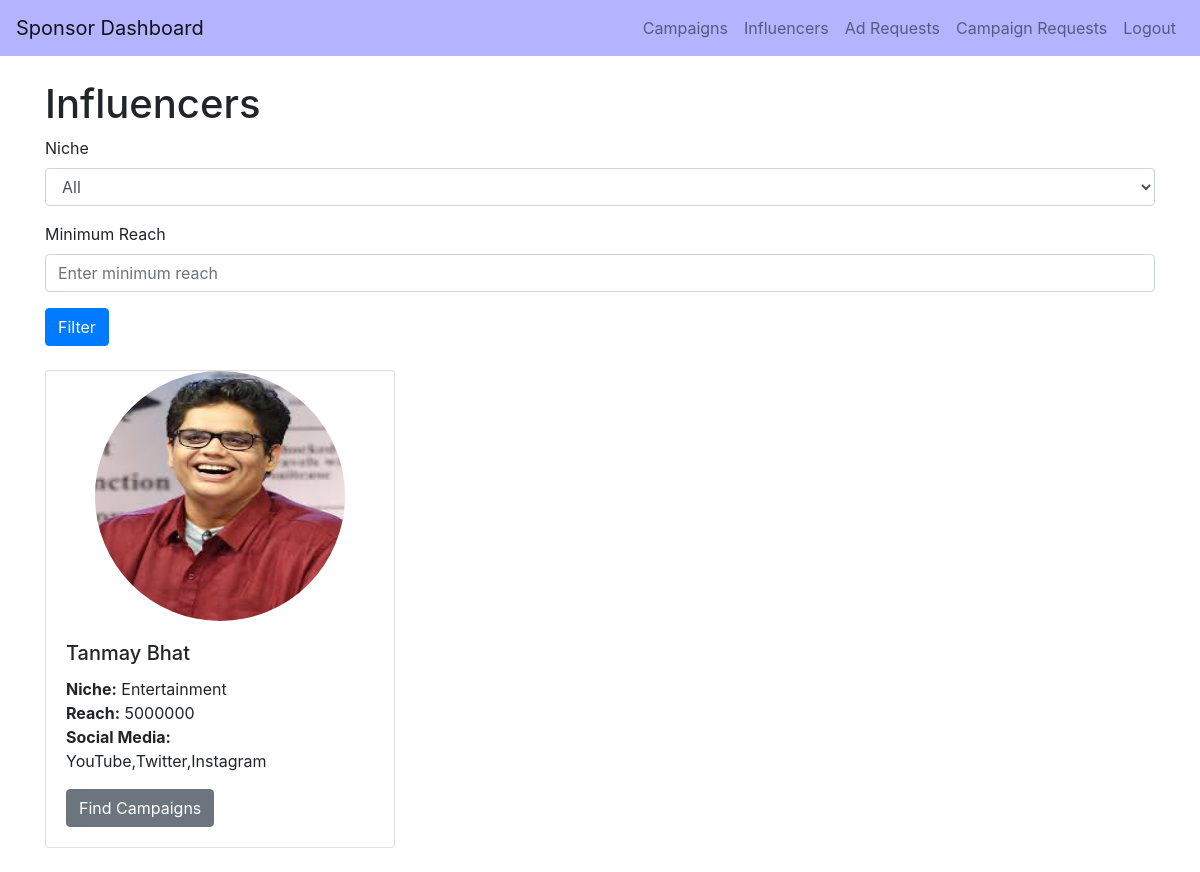
/sponsor_influencers/google_admin, run on an earlier commit of the app's database.
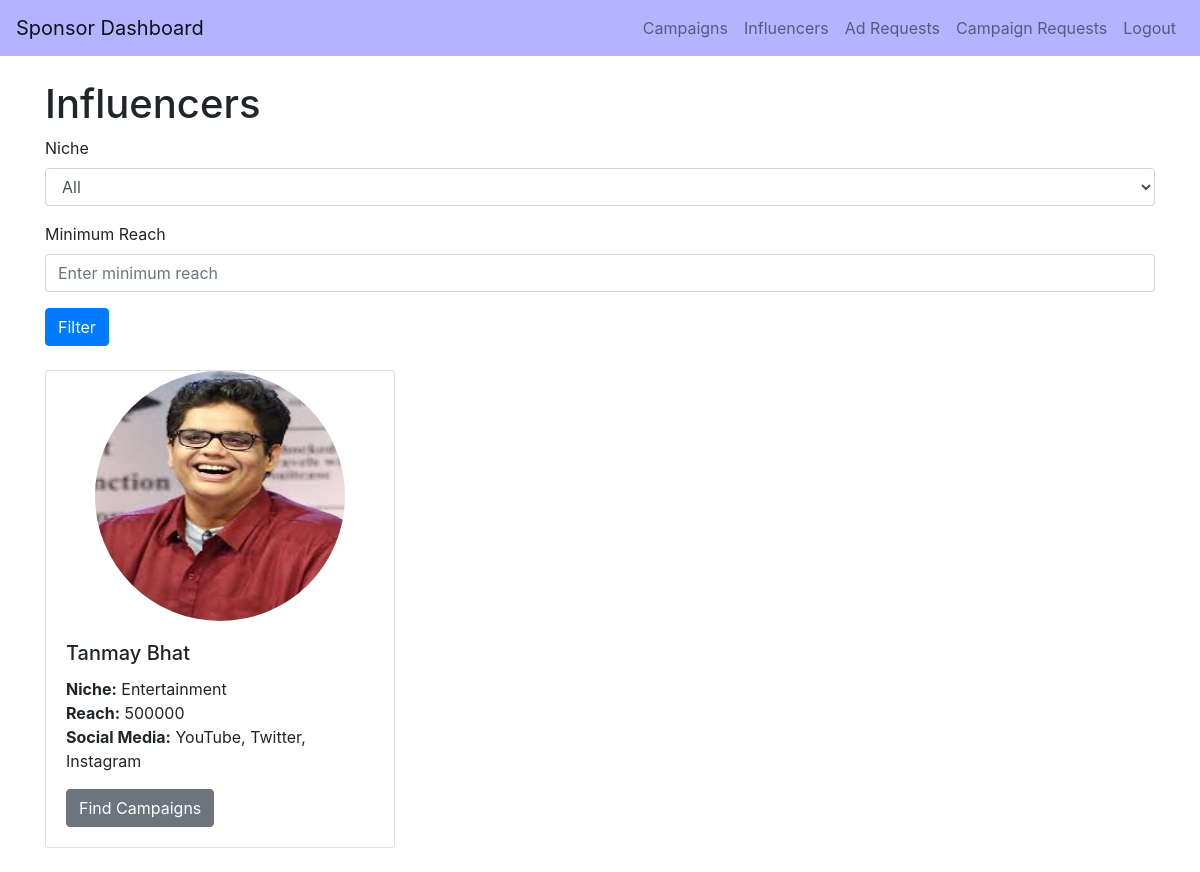
And on a later commit of the database.
### backend/models.py (models this page shows)
class Influencer(db.Model):
    __tablename__ = 'influencer'
    id = db.Column(db.Integer, primary_key=True)
    name = db.Column(db.String(100), nullable=False)
    email = db.Column(db.String(150), nullable=False)
    profile_picture = db.Column(db.String(150), nullable=True)
    niche = db.Column(db.String(50), nullable=False)
    reach = db.Column(db.Integer, nullable=False)
    user_id = db.Column(db.Integer, db.ForeignKey('user.id'), nullable=False)
    platform = db.Column(db.String(150), nullable=False)  # This will store the social media platforms as a comma-separated string
    flagged = db.Column(db.Boolean, default=False)
    user = db.relationship('User', backref='influencer_user', uselist=False)

### backend/controller.py (the view)
@app.route('/sponsor_influencers/<username>', methods=['GET'])
def sponsor_influencers(username):
    usr = User.query.filter_by(username=username).first()
    if usr and usr.role == 'sponsor':
        influencers = Influencer.query.all()
        filter_params = {
            'niche': request.args.get('niche'),
            'reach': request.args.get('reach')
        }
        if filter_params['niche']:
            influencers = [i for i in influencers if i.niche == filter_params['niche']]
        if filter_params['reach']:
            influencers = [i for i in influencers if i.reach >= int(filter_params['reach'])]
        return render_template('sponsor_influencers.html',
                               username=usr.username,
                               influencers=influencers)
    return redirect(url_for('login'))  # Redirect to login if not authorized

### templates/sponsor_influencers.html (shortened to what this page needs)
<!DOCTYPE html>
<html lang="en">
<head>
    <link href="https://stackpath.bootstrapcdn.com/bootstrap/4.5.2/css/bootstrap.min.css" rel="stylesheet">
</head>
<body>
    <nav class="navbar navbar-expand-lg navbar-light" style="background-color: #b3b3ff;">
        <a class="navbar-brand" href="/sponsor_dashboard/{{ username }}">Sponsor Dashboard</a>
        <div class="collapse navbar-collapse">
            <ul class="navbar-nav ml-auto">
                <li class="nav-item">
                    <a class="nav-link" href="/sponsor_campaigns/{{ username }}">Campaigns</a>
                </li>
                <li class="nav-item">
                    <a class="nav-link" href="/sponsor_influencers/{{ username }}">Influencers</a>
                </li>
                <li class="nav-item">
                    <a class="nav-link" href="/sponsor_ad_requests/{{ username }}">Ad Requests</a>
                </li>
                <li class="nav-item">
                    <a class="nav-link" href="/sponsor_campaign_requests/{{ username }}">Campaign Requests</a>
                </li>
                <li class="nav-item">
                    <a class="nav-link" href="{{ url_for('logout') }}">Logout</a>
                </li>
            </ul>
        </div>
    </nav>
    <div class="container mt-4">
        <h1>Influencers</h1>
        <form method="GET" action="/sponsor_influencers/{{ username }}" class="mb-4">
            <div class="form-group">
                <label for="niche">Niche</label>
                <select class="form-control" id="niche" name="niche">
                    <option value="">All</option>
                </select>
            </div>
            <div class="form-group">
                <label for="reach">Minimum Reach</label>
                <input type="number" class="form-control" id="reach" name="reach" placeholder="Enter minimum reach">
            </div>
            <button type="submit" class="btn btn-primary">Filter</button>
        </form>
        <div class="row">
            {% if influencers %}
                {% for influencer in influencers %}
                    <div class="col-md-4 mb-4">
                        <div class="card">
                            <div class="d-flex justify-content-center">
                                <img src="../static/images/{{ influencer.name }}.jpeg" class="img-fluid rounded-circle" alt="{{ influencer.name }}" style="width: 250px; height: 250px;">
                            </div>
                            <div class="card-body">
                                <h5 class="card-title">{{ influencer.name }}</h5>
                                <p class="card-text">
                                    <strong>Niche:</strong> {{ influencer.niche }}<br>
                                    <strong>Reach:</strong> {{ influencer.reach }}<br>
                                    <strong>Social Media:</strong> {{ influencer.platform }}<br>
                                </p>
                                <button type="button" class="btn btn-secondary" data-toggle="modal" data-target="#campaignModal" data-influencer-id="{{ influencer.id }}">
                                    Find Campaigns
                                </button>
                            </div>
                        </div>
                    </div>
                {% endfor %}
            {% else %}
                <p>No influencers found.</p>
            {% endif %}
        </div>
    </div>
</body>
</html>

What changed in the data, as far as the page shows it:
changed Influencer "Tanmay Bhat": reach "5000000" → "500000"; platform "YouTube,Twitter,Instagram" → "YouTube, Twitter, Instagram"
